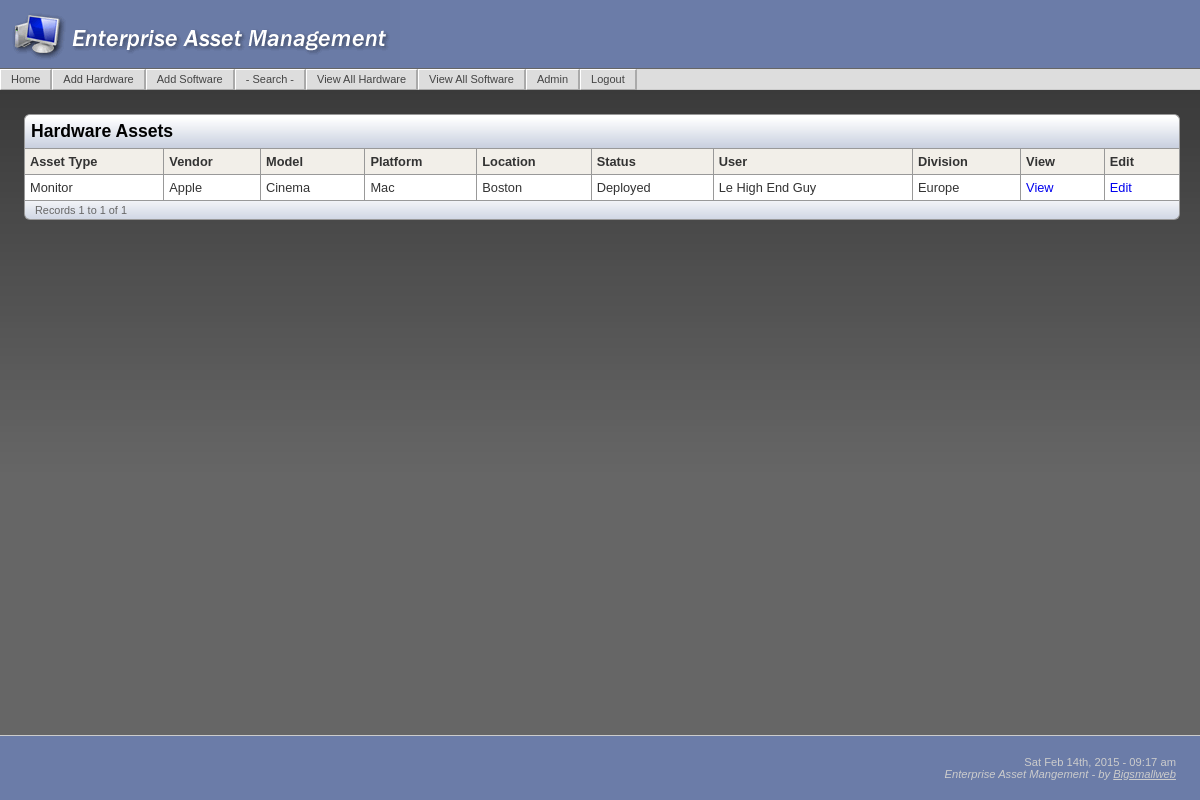
The page /HardwareMonitors.php (signed in) on the database its author committed.
### tables this page shows
CREATE TABLE IF NOT EXISTS `assets_hardware` (
  `asset_hardware_id` int(10) unsigned NOT NULL AUTO_INCREMENT,
  `asset_type` varchar(50) DEFAULT NULL,
  `vendor` varchar(50) NOT NULL DEFAULT '',
  `model` varchar(30) NOT NULL DEFAULT '',
  `serialnumber` varchar(30) DEFAULT NULL,
  `asset_tag` varchar(24) DEFAULT NULL,
  `purchase_order` varchar(50) DEFAULT NULL,
  `location` varchar(50) DEFAULT NULL,
  `date_purchase` varchar(12) DEFAULT NULL,
  `date_decomission` varchar(12) DEFAULT NULL,
  `status` varchar(50) DEFAULT NULL,
  `user` varchar(50) DEFAULT NULL,
  `division` varchar(50) DEFAULT NULL,
  `platform` varchar(50) DEFAULT NULL,
  `comments` text,
  `monitor_size` int(2) DEFAULT NULL,
  `warranty` varchar(15) DEFAULT NULL,
  `cube` varchar(10) DEFAULT NULL,
  `field_address` text,
  `user_account` varchar(12) DEFAULT NULL,
  PRIMARY KEY (`asset_hardware_id`)
);

### HardwareMonitors.php (the view, shortened to what this page needs)
<?php require_once('Connections/eam.php'); ?>
<?php
$maxRows_rsHardwareAssets = 50;
$pageNum_rsHardwareAssets = 0;
$startRow_rsHardwareAssets = $pageNum_rsHardwareAssets * $maxRows_rsHardwareAssets;
$query_rsHardwareAssets = "SELECT * FROM assets_hardware WHERE assets_hardware.asset_type = 'Monitor' ";
$query_limit_rsHardwareAssets = sprintf("%s LIMIT %d, %d", $query_rsHardwareAssets, $startRow_rsHardwareAssets, $maxRows_rsHardwareAssets);
$rsHardwareAssets = mysql_query($query_limit_rsHardwareAssets, $eam) or die(mysql_error());
$row_rsHardwareAssets = mysql_fetch_assoc($rsHardwareAssets);
if (isset($_GET['totalRows_rsHardwareAssets'])) {
  $totalRows_rsHardwareAssets = $_GET['totalRows_rsHardwareAssets'];
} else {
  $all_rsHardwareAssets = mysql_query($query_rsHardwareAssets);
  $totalRows_rsHardwareAssets = mysql_num_rows($all_rsHardwareAssets);
}
?>
<?php include('includes/header.php'); ?>
    <h3>Hardware Assets </h3>
    <table class="table1">
      <tr>
        <th>Asset Type </th>
        <th>Vendor</th>
        <th>Model</th>
        <th>Platform</th>
        <th>Location</th>
        <th>Status</th>
        <th>User</th>
        <th>Division</th>
        <th>View &nbsp; </th>
        <th>Edit &nbsp; </th>
      </tr>
      <?php do { ?>
        <tr onmouseover="this.bgColor='#F2F7FF'" onmouseout="this.bgColor='#FFFFFF'";>
          <td> <?php echo $row_rsHardwareAssets['asset_type']; ?>&nbsp; </td>
          <td> <?php echo $row_rsHardwareAssets['vendor']; ?>&nbsp; </td>
          <td> <?php echo $row_rsHardwareAssets['model']; ?>&nbsp; </td>
          <td> <?php echo $row_rsHardwareAssets['platform']; ?>&nbsp; </td>
          <td> <?php echo $row_rsHardwareAssets['location']; ?>&nbsp; </td>
          <td> <?php echo $row_rsHardwareAssets['status']; ?>&nbsp; </td>
          <td> <?php echo $row_rsHardwareAssets['user']; ?>&nbsp; </td>
          <td> <?php echo $row_rsHardwareAssets['division']; ?>&nbsp; </td>
          <td> <a href="HardwareDetail.php?recordID=<?php echo $row_rsHardwareAssets['asset_hardware_id']; ?>">View</a></td>
          <td> <a href="HardwareUpdate.php?recordID=<?php echo $row_rsHardwareAssets['asset_hardware_id']; ?>">Edit</a></td>
        </tr>
      <?php } while ($row_rsHardwareAssets = mysql_fetch_assoc($rsHardwareAssets)); ?>
    </table>
 <table class="pagination">
      <tr>
	  <td>Records <?php echo ($startRow_rsHardwareAssets + 1) ?> to <?php echo min($startRow_rsHardwareAssets + $maxRows_rsHardwareAssets, $totalRows_rsHardwareAssets) ?> of <?php echo $totalRows_rsHardwareAssets ?></td>
	  <td>
	</td>
	</tr>
	</table>
    <?php include('includes/footer.php'); ?>

### includes/eam_main.css (style rules this page uses)
html, body { font-family: Verdana, Arial, Helvetica, sans-serif; background:url(../images/bkgd.jpg); background-repeat:repeat-x; background-position:top; background-color: #666; margin:0; text-align: center; color: #000000; font-size:100%; height:100% }
h1, h2, h3, h4 { font-family:"Trebuchet MS", Verdana, Arial, Helvetica, sans-serif; }
h3 { font-size:110%; padding:6px; margin:0; background-color:#DADFE9; border-top:1px solid #999; border-right:1px solid #999; border-left:1px solid #999; border-spacing:0px; border-collapse: collapse; background-image:url(../images/titleBk.gif); border-radius: 6px 6px 0 0; -moz-border-radius: 6px 6px 0 0; }
p, td { font-size:80%; }
th { font-size:80%; }
a { text-decoration:none; }
table a { display: block; width: 100%; }
.table1 { border-width: 1px; border-spacing:0px; border-style: solid; border-color: #999; border-collapse: collapse; background-color:#FFFFFF; width:100%; }
.table1 th { border-width: 1px; border-style: solid; border-color: #999; padding: 5px; background-color: #F2EFE9; text-align:left; color:#333; }
.table1 td { border-width: 1px; border-style: solid; border-color: #999; padding: 5px; text-align:left; color:#333; }
.pagination { width:100%; border-width: 1px; border-spacing:0px; border-style: solid; border-top:none; border-color: #999; background-color:#FFFFFF; background-image:url(../images/titleBk1.gif); margin:0 auto; border-radius: 0 0 6px 6px; -moz-border-radius:0 0 6px 6px; }
.pagination td { padding: 3px 10px; text-align:left; color:#666; font-size:68%; }

### rows shown on the page
assets_hardware: asset_type "Monitor", vendor "Apple", model "Cinema", platform "Mac", location "Boston", status "Deployed", user "Le High End Guy", division "Europe"

### other values the page prints
$startRow_rsHardwareAssets + 1 "1"
$totalRows_rsHardwareAssets "1"
